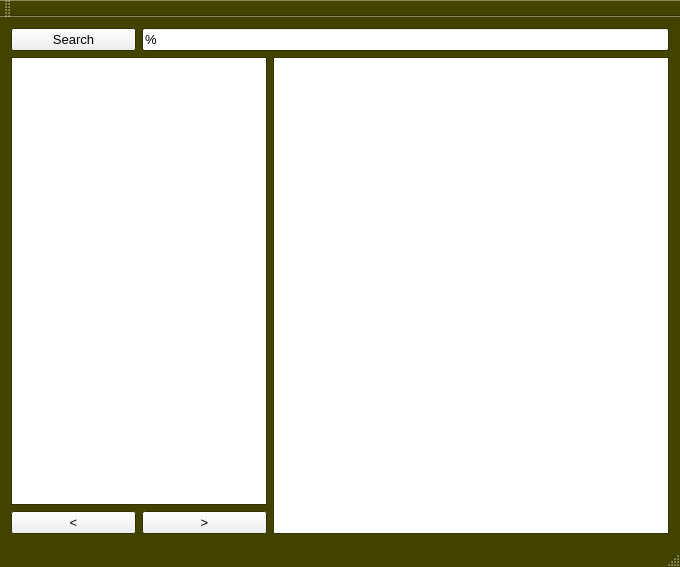
<?xml version="1.0" encoding="UTF-8"?>
<ui version="4.0">
 <class>MainWindow</class>
 <widget class="QMainWindow" name="MainWindow">
  <property name="geometry">
   <rect>
    <x>0</x>
    <y>0</y>
    <width>680</width>
    <height>567</height>
   </rect>
  </property>
  <property name="palette">
   <palette>
    <active>
     <colorrole role="Base">
      <brush brushstyle="SolidPattern">
       <color alpha="255">
        <red>255</red>
        <green>255</green>
        <blue>255</blue>
       </color>
      </brush>
     </colorrole>
     <colorrole role="Window">
      <brush brushstyle="SolidPattern">
       <color alpha="255">
        <red>67</red>
        <green>67</green>
        <blue>0</blue>
       </color>
      </brush>
     </colorrole>
    </active>
    <inactive>
     <colorrole role="Base">
      <brush brushstyle="SolidPattern">
       <color alpha="255">
        <red>255</red>
        <green>255</green>
        <blue>255</blue>
       </color>
      </brush>
     </colorrole>
     <colorrole role="Window">
      <brush brushstyle="SolidPattern">
       <color alpha="255">
        <red>67</red>
        <green>67</green>
        <blue>0</blue>
       </color>
      </brush>
     </colorrole>
    </inactive>
    <disabled>
     <colorrole role="Base">
      <brush brushstyle="SolidPattern">
       <color alpha="255">
        <red>67</red>
        <green>67</green>
        <blue>0</blue>
       </color>
      </brush>
     </colorrole>
     <colorrole role="Window">
      <brush brushstyle="SolidPattern">
       <color alpha="255">
        <red>67</red>
        <green>67</green>
        <blue>0</blue>
       </color>
      </brush>
     </colorrole>
    </disabled>
   </palette>
  </property>
  <property name="font">
   <font>
    <family>Arial</family>
    <pointsize>10</pointsize>
   </font>
  </property>
  <property name="windowTitle">
   <string>Λεξικό της Αρχαίας Ελληνικής Γλώσσας (LIDDELL &amp; SCOTT)</string>
  </property>
  <property name="windowIcon">
   <iconset>
    <normaloff>lexico.ico</normaloff>lexico.ico</iconset>
  </property>
  <widget class="QWidget" name="centralWidget">
   <layout class="QGridLayout" name="gridLayout_2">
    <item row="0" column="0">
     <widget class="QPushButton" name="pushButtonSearch">
      <property name="text">
       <string>Search</string>
      </property>
     </widget>
    </item>
    <item row="0" column="1" colspan="2">
     <widget class="QLineEdit" name="lineEdit">
      <property name="text">
       <string>%</string>
      </property>
     </widget>
    </item>
    <item row="1" column="0" colspan="2">
     <layout class="QGridLayout" name="gridLayout">
      <item row="0" column="0" colspan="2">
       <widget class="QTableWidget" name="tableWidget">
        <property name="font">
         <font>
          <family>Arial</family>
          <pointsize>12</pointsize>
         </font>
        </property>
       </widget>
      </item>
      <item row="1" column="0">
       <widget class="QPushButton" name="pushButtonPrevious">
        <property name="text">
         <string>&lt;</string>
        </property>
       </widget>
      </item>
      <item row="1" column="1">
       <widget class="QPushButton" name="pushButtonNext">
        <property name="text">
         <string>&gt;</string>
        </property>
       </widget>
      </item>
     </layout>
    </item>
    <item row="1" column="2">
     <widget class="QTextEdit" name="textEdit">
      <property name="palette">
       <palette>
        <active>
         <colorrole role="WindowText">
          <brush brushstyle="SolidPattern">
           <color alpha="255">
            <red>0</red>
            <green>0</green>
            <blue>127</blue>
           </color>
          </brush>
         </colorrole>
         <colorrole role="Text">
          <brush brushstyle="SolidPattern">
           <color alpha="255">
            <red>0</red>
            <green>0</green>
            <blue>80</blue>
           </color>
          </brush>
         </colorrole>
        </active>
        <inactive>
         <colorrole role="WindowText">
          <brush brushstyle="SolidPattern">
           <color alpha="255">
            <red>0</red>
            <green>0</green>
            <blue>127</blue>
           </color>
          </brush>
         </colorrole>
         <colorrole role="Text">
          <brush brushstyle="SolidPattern">
           <color alpha="255">
            <red>0</red>
            <green>0</green>
            <blue>80</blue>
           </color>
          </brush>
         </colorrole>
        </inactive>
        <disabled>
         <colorrole role="WindowText">
          <brush brushstyle="SolidPattern">
           <color alpha="255">
            <red>120</red>
            <green>120</green>
            <blue>120</blue>
           </color>
          </brush>
         </colorrole>
         <colorrole role="Text">
          <brush brushstyle="SolidPattern">
           <color alpha="255">
            <red>120</red>
            <green>120</green>
            <blue>120</blue>
           </color>
          </brush>
         </colorrole>
        </disabled>
       </palette>
      </property>
      <property name="font">
       <font>
        <family>Arial</family>
        <pointsize>12</pointsize>
       </font>
      </property>
     </widget>
    </item>
   </layout>
  </widget>
  <widget class="QMenuBar" name="menuBar">
   <property name="geometry">
    <rect>
     <x>0</x>
     <y>0</y>
     <width>680</width>
     <height>22</height>
    </rect>
   </property>
  </widget>
  <widget class="QToolBar" name="mainToolBar">
   <attribute name="toolBarArea">
    <enum>TopToolBarArea</enum>
   </attribute>
   <attribute name="toolBarBreak">
    <bool>false</bool>
   </attribute>
  </widget>
  <widget class="QStatusBar" name="statusBar"/>
 </widget>
 <layoutdefault spacing="6" margin="11"/>
 <resources/>
 <connections/>
</ui>
